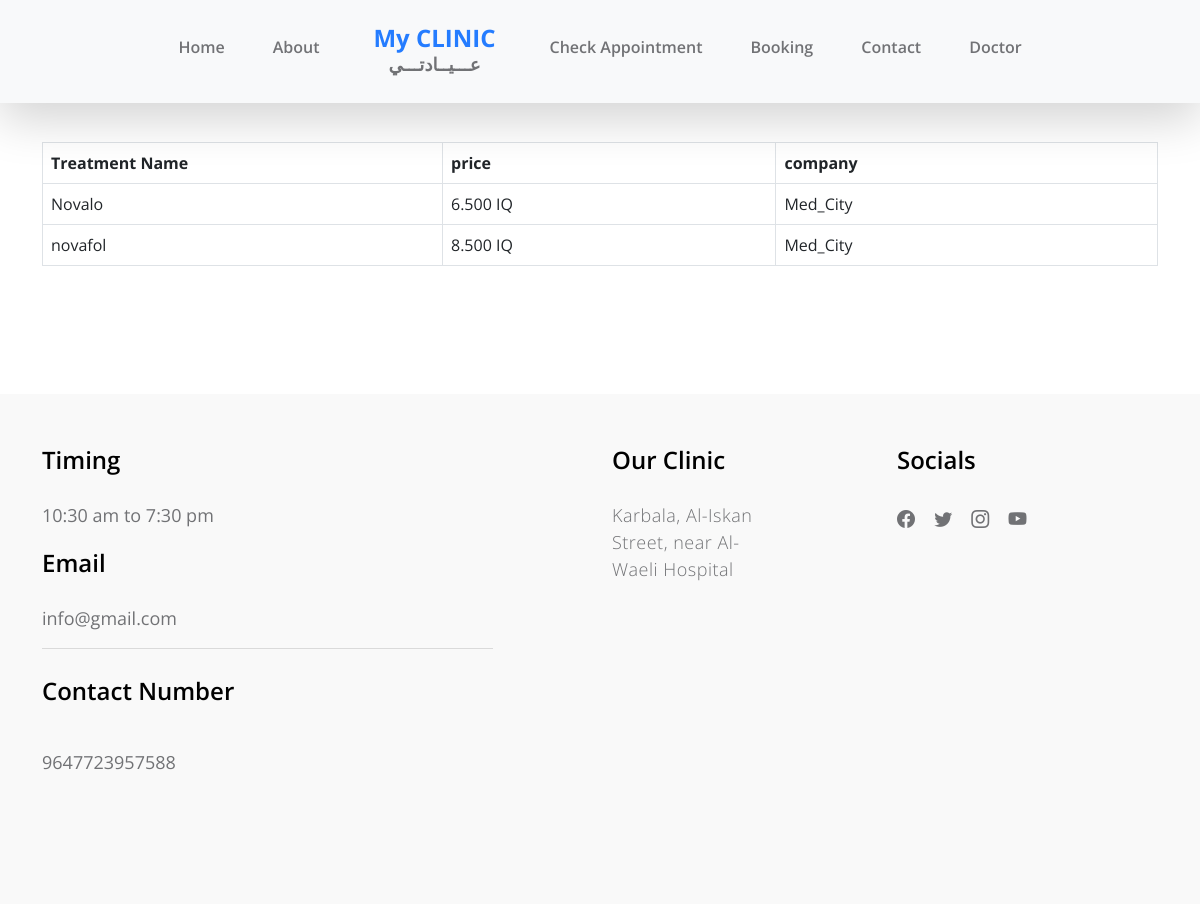
The app's page /dams/view.php?number=611388102 with its own data.
### tables this page shows
CREATE TABLE `drugs` (
  `NAME` varchar(50) NOT NULL,
  `TYPE` varchar(20) NOT NULL,
  `BARCODE` varchar(20) NOT NULL,
  `DOSE` varchar(10) NOT NULL,
  `CODE` varchar(10) NOT NULL,
  `COST_PRICE` varchar(100) NOT NULL,
  `SELLING_PRICE` varchar(100) NOT NULL,
  `EXPIRY` varchar(20) NOT NULL,
  `COMPANY_NAME` varchar(50) NOT NULL,
  `PRODUCTION_DATE` date NOT NULL,
  `EXPIRATION_DATE` date NOT NULL,
  `PLACE` varchar(20) NOT NULL,
  `QUANTITY` int(11) NOT NULL,
  `id` int(100) UNSIGNED NOT NULL
);

CREATE TABLE `tblpage` (
  `ID` int(10) NOT NULL,
  `PageType` varchar(200) DEFAULT NULL,
  `PageTitle` mediumtext DEFAULT NULL,
  `PageDescription` mediumtext DEFAULT NULL,
  `Email` varchar(200) DEFAULT NULL,
  `MobileNumber` bigint(10) DEFAULT NULL,
  `UpdationDate` date DEFAULT NULL,
  `Timing` varchar(200) NOT NULL
);

### dams/view.php (the view, shortened to what this page needs)
<?php
$number = $_GET["number"];
?>
<!doctype html>
<html lang="en">
    <head>
        <link href="css/bootstrap.min.css" rel="stylesheet">
        <link href="css/bootstrap-icons.css" rel="stylesheet">
        <link href="css/owl.carousel.min.css" rel="stylesheet">
        <link href="css/owl.theme.default.min.css" rel="stylesheet">
        <link href="css/templatemo-medic-care.css" rel="stylesheet">
    </head>
    <body id="top">
        <main>
            <?php include_once('includes/header.php');?>
            <section class="section-padding" id="booking">
                <div class="container">
                    <div class="row">
                        <div class="col-lg-12 col-12 mx-auto">
							<div class="widget-body">
						<div class="table-responsive">
							<table class="table table-bordered table-hover js-basic-example dataTable table-custom">
								<thead>
									<tr>
										<th style="width:400px;">Treatment Name</th>
										<th>price</th>
										<th>company </th>
									</tr>
								</thead>
								<tbody>
            <?php
$sql="SELECT NAME,SELLING_PRICE,COMPANY_NAME from  treatment
JOIN drugs ON treatment.drug_id =drugs.id
where patient_id= $number";
$query = $dbh -> prepare($sql);
$query->execute();
$results=$query->fetchAll(PDO::FETCH_OBJ);
$cnt=1;
if($query->rowCount() > 0)
{
foreach($results as $row)
{               ?>
									<tr>
										<td><?php  echo htmlentities($row->NAME);?></td>
										<td><?php  echo htmlentities($row->SELLING_PRICE);?></td>
										<td><?php  echo htmlentities($row->COMPANY_NAME);?></td>
									</tr>
								 <?php $cnt=$cnt+1;}} ?>
								</tbody>
							</table>
						</div>
					</div>
                </div>
            </section>
        </main>
        <?php include_once('includes/footer.php');?>
    </body>
</html>

### dams/includes/footer.php (shortened to what this page needs)
<footer class="site-footer section-padding" id="contact">
            <div class="container">
                <div class="row">
                    <div class="col-lg-5 me-auto col-12">
                        <?php
$sql="SELECT * from tblpage where PageType='contactus'";
$query = $dbh -> prepare($sql);
$query->execute();
$results=$query->fetchAll(PDO::FETCH_OBJ);
$cnt=1;
if($query->rowCount() > 0)
{
foreach($results as $row)
{               ?>
                        <h5 class="mb-lg-4 mb-3">Timing</h5>
                        <ul class="list-group list-group-flush">
                            <li class="list-group-item d-flex">
                                <?php  echo ($row->Timing);?>
                            </li></ul>
                            <h5 class="mb-lg-4 mb-3">Email</h5>
                            <ul class="list-group list-group-flush">
                            <li class="list-group-item d-flex">
                                <?php  echo ($row->Email);?></li>
                                <br>
                                 <h5 class="mb-lg-4 mb-3">Contact Number</h5>
                            <li class="list-group-item d-flex">
                                <?php  echo ($row->MobileNumber);?></li>
                        </ul>
                    </div>
                    <div class="col-lg-2 col-md-6 col-12 my-4 my-lg-0">
                        <h5 class="mb-lg-4 mb-3">Our Clinic</h5>
                        <p><?php  echo ($row->PageDescription);?></p>
                    </div>
<?php $cnt=$cnt+1;}} ?>
                    <div class="col-lg-3 col-md-6 col-12 ms-auto">
                        <h5 class="mb-lg-4 mb-2">Socials</h5>
                        <ul class="social-icon">
                            <li><a href="#" class="social-icon-link bi-facebook"></a></li>
                            <li><a href="#" class="social-icon-link bi-twitter"></a></li>
                            <li><a href="#" class="social-icon-link bi-instagram"></a></li>
                            <li><a href="#" class="social-icon-link bi-youtube"></a></li>
                        </ul>
                    </div>
                </div>
        </footer>

### dams/css/templatemo-medic-care.css (style rules this page uses)
:root { --white-color: #FFFFFF; --primary-color: #247cff; --section-bg-color: #F9F9F9; --dark-color: #000000; --title-color: #565758; --p-color: #717275; --border-color: #eaeaea; --body-font-family: 'Open Sans', sans-serif; --h1-font-size: 48px; --h2-font-size: 36px; --h3-font-size: 32px; --h4-font-size: 28px; --h5-font-size: 24px; --h6-font-size: 22px; --p-font-size: 18px; --menu-font-size: 16px; --font-weight-light: 300; --font-weight-normal: 400; --font-weight-semibold: 600; --font-weight-bold: 700; }
body { background: var(--white-color); font-family: var(--body-font-family); position: relative; padding-top: 94px; }
h2, h3, h4, h5, h6 { color: var(--dark-color); line-height: inherit; }
h1, h2, h3, h4, h5, h6 { font-weight: var(--font-weight-semibold); }
h5 { font-size: var(--h5-font-size); }
p { color: var(--p-color); font-size: var(--p-font-size); font-weight: var(--font-weight-light); letter-spacing: 0.5px; }
a, button { touch-action: manipulation; transition: all 0.3s; }
a { color: var(--p-color); text-decoration: none; }
.section-padding { padding-top: 3rem; padding-bottom: 7rem; }
.list-group-item { background-color: transparent; color: var(--p-color); font-size: var(--p-font-size); padding: 1rem 0; }
.list-group-item:first-child { padding-top: 0; }
.site-footer { background: var(--section-bg-color); }
.social-icon { margin: 0; padding: 0; }
.social-icon li { list-style: none; display: inline-block; vertical-align: top; transition: all 0.3s; }
.social-icon-link { font-size: var(--p-font-size); display: inline-block; vertical-align: top; margin-top: 4px; margin-bottom: 4px; margin-right: 15px; }

### records on screen
drugs: NAME "Novalo", SELLING_PRICE "6.500 IQ", COMPANY_NAME "Med_City"
drugs: NAME "novafol", SELLING_PRICE "8.500 IQ", COMPANY_NAME "Med_City"
tblpage: Timing "10:30 am to 7:30 pm", Email "info@gmail.com", MobileNumber "9647723957588", PageDescription "Karbala, Al-Iskan Street, near Al-Waeli Hospital"
